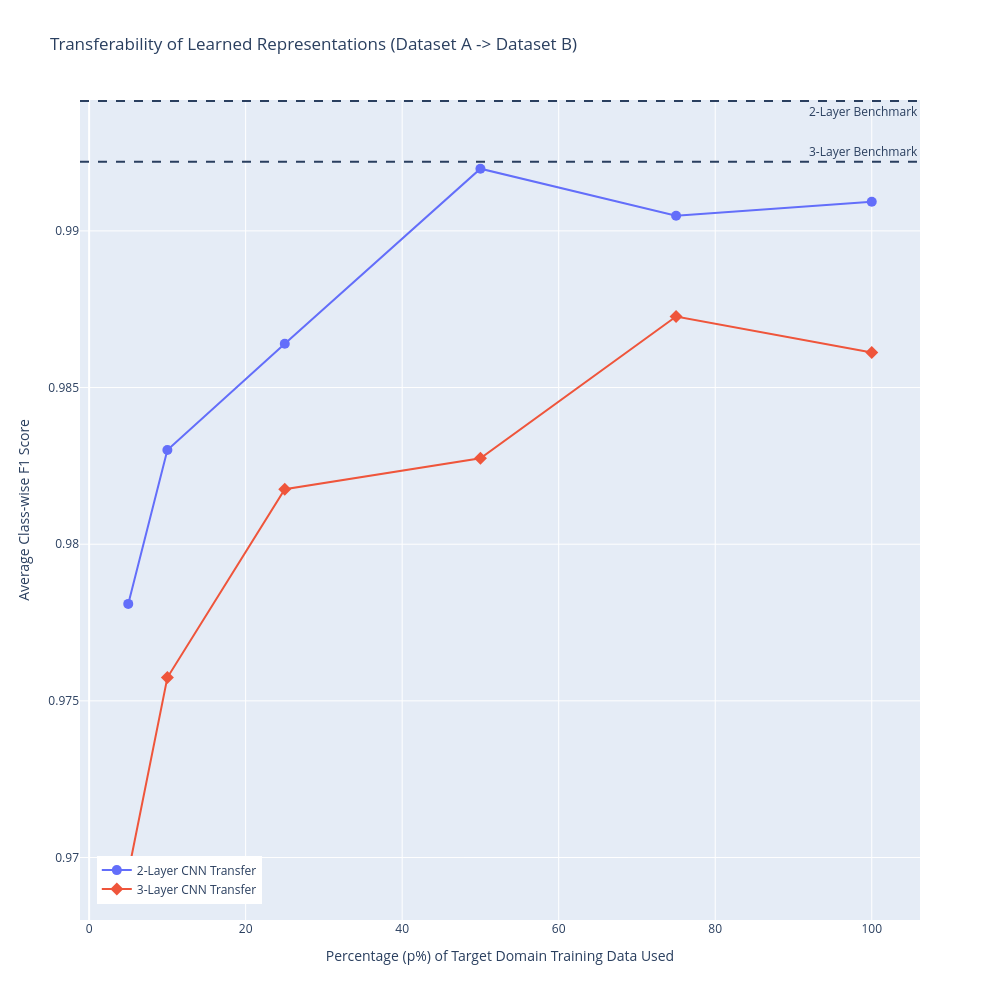

Notebook code cell kept with this figure:
### Code cell
fig = go.Figure()

fig.add_trace(go.Scatter(
    x=p_values, y=transfer_f1_2_layer, 
    mode='lines+markers', name='2-Layer CNN Transfer',
    marker=dict(symbol='circle', size=10)
))

fig.add_trace(go.Scatter(
    x=p_values, y=transfer_f1_3_layer, 
    mode='lines+markers', name='3-Layer CNN Transfer',
    marker=dict(symbol='diamond', size=10)
))

# Benchmark horizontal lines
fig.add_hline(y=benchmark_f1_2_layer, line_dash="dash",
              annotation_text="2-Layer Benchmark", annotation_position="bottom right")
fig.add_hline(y=benchmark_f1_3_layer, line_dash="dash",
              annotation_text="3-Layer Benchmark", annotation_position="top right")

fig.update_layout(
    title='Transferability of Learned Representations (Dataset A -> Dataset B)',
    xaxis_title='Percentage (p%) of Target Domain Training Data Used',
    yaxis_title='Average Class-wise F1 Score',
    width=1000, 
    height=1000,
    legend=dict(x=0.02, y=0.02)
)

fig.show()

### Figure 1 — Plotly figure (JSON) as saved in the notebook; plotly's stock layout.template omitted (floating-point values rounded to 4 significant figures)
{"data": [{"marker": {"size": 10, "symbol": "circle"}, "mode": "lines+markers", "name": "2-Layer CNN Transfer", "type": "scatter", "x": [5, 10, 25, 50, 75, 100], "y": [0.9781, 0.983, 0.9864, 0.992, 0.9905, 0.9909]}, {"marker": {"size": 10, "symbol": "diamond"}, "mode": "lines+markers", "name": "3-Layer CNN Transfer", "type": "scatter", "x": [5, 10, 25, 50, 75, 100], "y": [0.9695, 0.9757, 0.9818, 0.9827, 0.9873, 0.9861]}], "layout": {"annotations": [{"showarrow": false, "text": "2-Layer Benchmark", "x": 1, "xanchor": "right", "xref": "x domain", "y": 0.9941, "yanchor": "top", "yref": "y"}, {"showarrow": false, "text": "3-Layer Benchmark", "x": 1, "xanchor": "right", "xref": "x domain", "y": 0.9922, "yanchor": "bottom", "yref": "y"}], "height": 1000, "legend": {"x": 0.02, "y": 0.02}, "shapes": [{"line": {"dash": "dash"}, "type": "line", "x0": 0, "x1": 1, "xref": "x domain", "y0": 0.9941, "y1": 0.9941, "yref": "y"}, {"line": {"dash": "dash"}, "type": "line", "x0": 0, "x1": 1, "xref": "x domain", "y0": 0.9922, "y1": 0.9922, "yref": "y"}], "title": {"text": "Transferability of Learned Representations (Dataset A -> Dataset B)"}, "width": 1000, "xaxis": {"title": {"text": "Percentage (p%) of Target Domain Training Data Used"}}, "yaxis": {"title": {"text": "Average Class-wise F1 Score"}}}}
